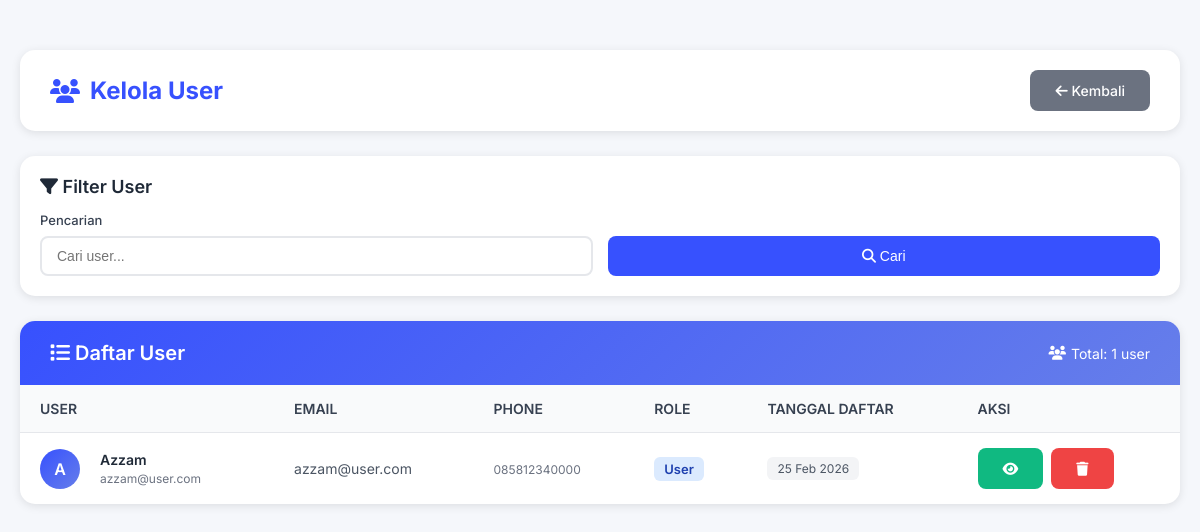
Page /Petugas/kelola_user_petugas.php (signed in) on the committed database.
### tables this page shows
CREATE TABLE `users` (
  `id` int(11) NOT NULL,
  `full_name` varchar(100) NOT NULL,
  `email` varchar(100) NOT NULL,
  `phone` varchar(20) DEFAULT NULL,
  `address` text DEFAULT NULL,
  `profile_picture` varchar(255) DEFAULT NULL,
  `password` varchar(255) NOT NULL,
  `role` enum('user','petugas','admin') DEFAULT 'user',
  `balance` decimal(10,2) DEFAULT 0.00,
  `status` enum('active','inactive') DEFAULT 'active',
  `created_at` timestamp NOT NULL DEFAULT current_timestamp(),
  `updated_at` timestamp NOT NULL DEFAULT current_timestamp() ON UPDATE current_timestamp()
);

### Petugas/kelola_user_petugas.php (the view, shortened to what this page needs)
<?php
require_once '../config.php';
$search = isset($_GET['search']) ? $_GET['search'] : '';
$query = "SELECT * FROM users WHERE role = 'user' AND 1=1";
$params = [];
$query .= " ORDER BY created_at DESC";
try {
    $stmt = $conn->prepare($query);
    $stmt->execute($params);
    $users = $stmt->fetchAll();
} catch(PDOException $e) {
    $users = [];
}
?>
<!DOCTYPE html>
<html lang="id">
<head>
    <link rel="stylesheet" href="https://cdnjs.cloudflare.com/ajax/libs/font-awesome/6.4.0/css/all.min.css">
</head>
<body>
    <div class="container">
        <div class="header">
            <h1><i class="fas fa-users"></i> Kelola User</h1>
            <a href="petugas_dashboard.php" class="btn btn-secondary">
                <i class="fas fa-arrow-left"></i> Kembali
            </a>
        </div>
        <div class="filters">
            <div class="filters-title">
                <i class="fas fa-filter"></i> Filter User
            </div>
            <form method="GET" class="filters-row">
                <div class="filter-group">
                    <label for="search">Pencarian</label>
                    <input type="text" id="search" name="search" placeholder="Cari user..." value="<?php echo htmlspecialchars($search); ?>">
                </div>
                <div class="filter-group" style="align-self: flex-end;">
                    <button type="submit" class="btn" style="width: 100%;">
                        <i class="fas fa-search"></i> Cari
                    </button>
                </div>
            </form>
        </div>
        <div class="table-container">
            <div class="table-header">
                <div class="table-title">
                    <i class="fas fa-list"></i> Daftar User
                </div>
                <div class="table-stats">
                    <span><i class="fas fa-users"></i> Total: <?php echo count($users); ?> user</span>
                </div>
            </div>
            <div class="table-responsive">
                <?php if(count($users) > 0): ?>
                    <table>
                        <thead>
                            <tr>
                                <th>User</th>
                                <th>Email</th>
                                <th>Phone</th>
                                <th>Role</th>
                                <th>Tanggal Daftar</th>
                                <th>Aksi</th>
                            </tr>
                        </thead>
                        <tbody>
                            <?php foreach($users as $user): ?>
                                <tr>
                                    <td>
                                        <div class="user-info">
                                            <div class="avatar">
                                                <?php echo strtoupper(substr($user['full_name'], 0, 1)); ?>
                                            </div>
                                            <div>
                                                <div class="user-name"><?php echo $user['full_name']; ?></div>
                                                <div class="user-email"><?php echo $user['email']; ?></div>
                                            </div>
                                        </div>
                                    </td>
                                    <td><?php echo $user['email']; ?></td>
                                    <td>
                                        <?php if($user['phone']): ?>
                                            <span class="user-phone"><?php echo $user['phone']; ?></span>
                                        <?php else: ?>
                                            <span style="color: #9ca3af;">-</span>
                                        <?php endif; ?>
                                    </td>
                                    <td>
                                        <span class="role-badge"><?php echo ucfirst($user['role']); ?></span>
                                    </td>
                                    <td>
                                        <span class="date-badge">
                                            <?php echo date('d M Y', strtotime($user['created_at'])); ?>
                                        </span>
                                    </td>
                                    <td>
                                        <div class="action-buttons">
                                            <button onclick="viewDetail('<?php echo $user['id']; ?>', '<?php echo $user['full_name']; ?>', '<?php echo $user['email']; ?>', '<?php echo $user['phone']; ?>', '<?php echo $user['role']; ?>', '<?php echo date('d M Y', strtotime($user['created_at'])); ?>')" class="btn btn-success" title="Detail">
                                                <i class="fas fa-eye"></i>
                                            </button>
                                            <a href="kelola_user_petugas.php?delete=<?php echo $user['id']; ?>" class="btn btn-danger" title="Delete" onclick="return confirm('Yakin ingin menghapus user ini?')">
                                                <i class="fas fa-trash"></i>
                                            </a>
                                        </div>
                                    </td>
                                </tr>
                            <?php endforeach; ?>
                        </tbody>
                    </table>
                <?php endif; ?>
            </div>
        </div>
    </div>
</body>
</html>

### Petugas/kelola_user_petugas.php (style rules this page uses)
* { margin: 0; padding: 0; box-sizing: border-box; }
body { font-family: 'Inter', sans-serif; background: #f5f7fb; }
.container { max-width: 1400px; margin: 30px auto; padding: 20px; }
.header { background: white; padding: 20px 30px; border-radius: 15px; box-shadow: 0 2px 10px rgba(0,0,0,0.1); margin-bottom: 25px; display: flex; justify-content: space-between; align-items: center; flex-wrap: wrap; gap: 15px; }
.header h1 { color: #3751fe; font-size: 24px; display: flex; align-items: center; gap: 10px; }
.btn { display: inline-block; padding: 12px 25px; background: #3751fe; color: white; text-decoration: none; border-radius: 8px; font-weight: 500; transition: all 0.3s; border: none; cursor: pointer; font-size: 14px; }
.btn-secondary { background: #6b7280; }
.btn-danger { background: #ef4444; }
.btn-success { background: #10b981; }
.filters { background: white; padding: 20px; border-radius: 15px; box-shadow: 0 2px 10px rgba(0,0,0,0.1); margin-bottom: 25px; }
.filters-title { font-size: 18px; font-weight: 600; color: #1f2937; margin-bottom: 15px; }
.filters-row { display: grid; grid-template-columns: repeat(auto-fit, minmax(250px, 1fr)); gap: 15px; }
.filter-group { display: flex; flex-direction: column; gap: 8px; }
.filter-group label { font-size: 13px; font-weight: 500; color: #374151; }
.filter-group input, .filter-group select { padding: 10px 15px; border: 2px solid #e5e7eb; border-radius: 8px; font-size: 14px; transition: all 0.3s; }
.table-container { background: white; border-radius: 15px; box-shadow: 0 2px 10px rgba(0,0,0,0.1); overflow: hidden; }
.table-header { padding: 20px 30px; background: linear-gradient(135deg, #3751fe 0%, #667eea 100%); color: white; display: flex; justify-content: space-between; align-items: center; flex-wrap: wrap; gap: 15px; }
.table-title { font-size: 20px; font-weight: 600; }
.table-stats { display: flex; gap: 20px; font-size: 14px; }
.table-stats span { display: flex; align-items: center; gap: 5px; }
.table-responsive { overflow-x: auto; }
table { width: 100%; border-collapse: collapse; }
thead { background: #f9fafb; }
th { padding: 15px 20px; text-align: left; font-weight: 600; color: #374151; font-size: 14px; text-transform: uppercase; }
td { padding: 15px 20px; border-top: 1px solid #e5e7eb; font-size: 14px; color: #4b5563; }
.avatar { width: 40px; height: 40px; border-radius: 50%; background: linear-gradient(135deg, #3751fe 0%, #667eea 100%); display: flex; align-items: center; justify-content: center; color: white; font-weight: 600; font-size: 16px; margin-right: 10px; }
.user-info { display: flex; align-items: center; gap: 10px; }
.user-name { font-weight: 600; color: #1f2937; }
.user-email { font-size: 12px; color: #6b7280; margin-top: 3px; }
.user-phone { font-size: 12px; color: #6b7280; }
.role-badge { display: inline-block; background: #dbeafe; color: #1e40af; padding: 4px 10px; border-radius: 6px; font-size: 13px; font-weight: 600; }
.date-badge { display: inline-block; background: #f3f4f6; color: #4b5563; padding: 4px 10px; border-radius: 6px; font-size: 12px; }
.action-buttons { display: flex; gap: 8px; }

### rows in the picture
users: full_name "A", full_name "Azzam", email "azzam@user.com", phone "085812340000", role "User", created_at "25 Feb 2026"

### other values in the picture
count($users) "1"
